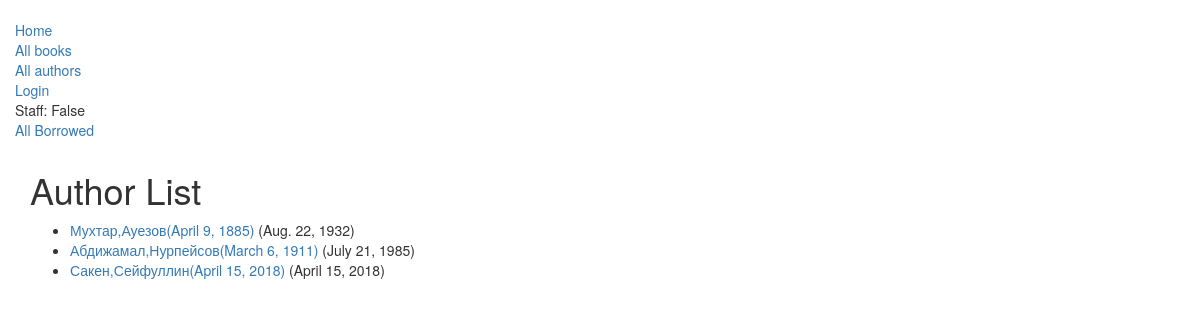
Screenshot of /catalog/authors/ with the database file from the repository.
### catalog/models.py (models this page shows, shortened)
class Author(models.Model):
    first_name = models.CharField(max_length=100)
    last_name = models.CharField(max_length=100)
    date_of_birth = models.DateField(null=True, blank=True)
    date_of_death = models.DateField('Died', null=True, blank=True)
    class Meta:
        ordering = ["last_name","first_name"]
    def get_absolute_url(self):
        return reverse('author-detail', args=[str(self.id)])

### catalog/views.py (the view)
# urls.py: path('authors/', views.AuthorListView.as_view(), name='authors'),
class AuthorListView(generic.ListView):
    model = Author

### catalog/templates/catalog/author_list.html
{% extends "base_generic.html" %}
{% block content %}
    <h1>Author List</h1>
    {% if author_list %}
    <ul>
      {% for author in author_list %}
      <li>
        <a href="{{ author.get_absolute_url }}">{{author.first_name}},{{author.last_name}}({{author.date_of_birth}})</a> ({{author.date_of_death}})
      </li>
      {% endfor %}
    </ul>
    {% else %}
      <p>There are no authors in the library.</p>
    {% endif %}
{% endblock %}

### rows the page displays
Author: first_name "Мухтар", last_name "Ауезов", date_of_birth "April 9, 1885", date_of_death "Aug. 22, 1932"
Author: first_name "Абдижамал", last_name "Нурпейсов", date_of_birth "March 6, 1911", date_of_death "July 21, 1985"
Author: first_name "Сакен", last_name "Сейфуллин", date_of_birth "April 15, 2018", date_of_death "April 15, 2018"

### other values shown
{{ user.is_staff }} "False"
